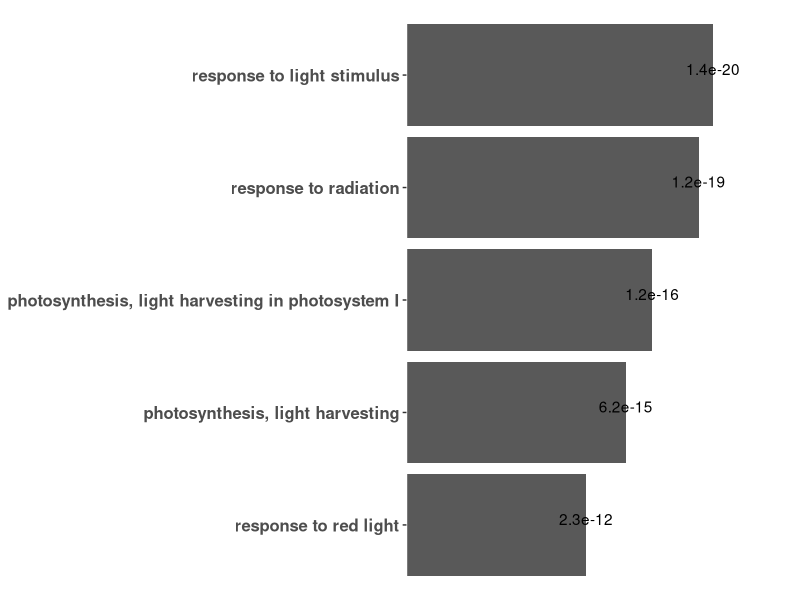

Source code (R):
# Functional GO enrichment analysis and plot the top 5 results.
# The GO result files are got from agriGO v2.0.

library(ggplot2)
library(patchwork)

K0_AgriGO <- read.delim("../../data/GO_data/AT_result.txt", header = TRUE)
colnames(K0_AgriGO)
colnames(K0_AgriGO)[1] <- "term_ID"
colnames(K0_AgriGO)[3] <- "description"
K0_AgriGO_p005<-K0_AgriGO[K0_AgriGO$pvalue <=0.05,]
write.table(K0_AgriGO_p005,'AT_05.tsv',col.names=T,row.names=F,sep='\t',quote=F)

K0_REVIGO <- read.csv("../../data/GO_data/AT_Revigo.tsv", header = TRUE,sep='\t')
colnames(K0_REVIGO)[1]<-"term_ID" 
colnames(K0_REVIGO)[2]<-"description" 
K0_REVIGO_True <- K0_REVIGO[K0_REVIGO$Representative!='null',]

K0_GOenrich <- merge(x = K0_AgriGO_p005[,1:9], y = K0_REVIGO_True, by = c("term_ID","description"), all.y =TRUE)
K0_GOenrich$plotval <- -1 * log10(K0_GOenrich$pvalue)

K0_GOenrich$description <- factor(K0_GOenrich$description, levels = K0_GOenrich$description[order(K0_GOenrich$plotval)])
top5_one_K0 <- K0_GOenrich[order(K0_GOenrich$plotval,decreasing=T),][1:5,]

p<-ggplot(top5_one_K0, aes(x=description, y=plotval)) +
  geom_bar(stat="identity", width = 0.9) + coord_flip() +
  geom_text(aes(label=pvalue), vjust=0) +
  theme(axis.title = element_blank(),
        axis.text.y = element_text(face="bold", size=12),
        axis.text.x = element_blank(),
        panel.border = element_blank(), 
        panel.grid.major = element_blank(), 
        panel.grid.minor = element_blank(), 
        axis.line = element_line(colour = "white"),
        panel.background = element_blank()
        )+scale_y_discrete(breaks=c(0,25),expand = c(0,0))+geom_blank(aes(y=25))


